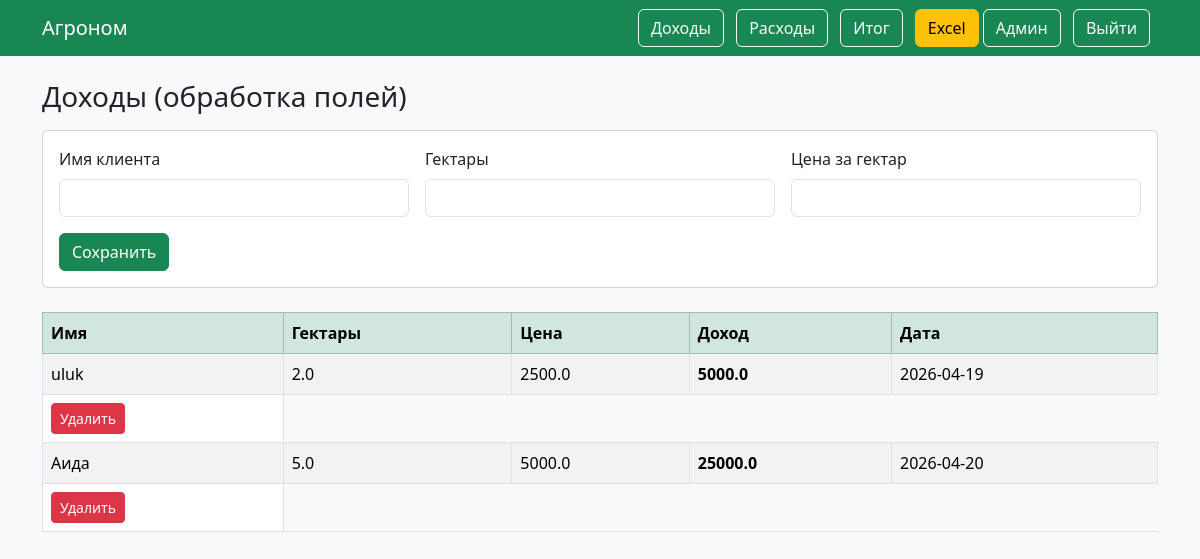
Screenshot of /income (signed in) with the database file from the repository.
### models.py (models this page shows)
class Income(db.Model):
    id = db.Column(db.Integer, primary_key=True)
    name = db.Column(db.String(100))
    hectares = db.Column(db.Float)
    price = db.Column(db.Float)
    income = db.Column(db.Float)
    date = db.Column(db.Date, default=date.today)
    user_id = db.Column(db.Integer, db.ForeignKey('user.id'))

### app.py (the view, shortened to what this page needs)
@app.route('/income', methods=['GET', 'POST'])
@login_required
def income():
    incomes = Income.query.filter_by(user_id=current_user.id).all()
    return render_template('incomes.html', incomes=incomes)

### app.py (called while the page is built)
@login_manager.user_loader
def load_user(user_id):
    return User.query.get(int(user_id))

### templates/incomes.html (shortened to what this page needs)
{% extends 'base.html' %}
{% block content %}
<h3 class="mb-3">Доходы (обработка полей)</h3>
<div class="card mb-4">
  <div class="card-body">
    <form method="post" class="row g-3">
      <div class="col-md-4">
        <label class="form-label">Имя клиента</label>
        <input type="text" name="name" class="form-control" required>
      </div>
      <div class="col-md-4">
        <label class="form-label">Гектары</label>
        <input type="number" step="0.01" name="hectares" class="form-control" required>
      </div>
      <div class="col-md-4">
        <label class="form-label">Цена за гектар</label>
        <input type="number" step="0.01" name="price" class="form-control" required>
      </div>
      <div class="col-12">
        <button class="btn btn-success">Сохранить</button>
      </div>
    </form>
  </div>
</div>
<table class="table table-bordered table-striped">
  <thead class="table-success">
    <tr>
      <th>Имя</th>
      <th>Гектары</th>
      <th>Цена</th>
      <th>Доход</th>
      <th>Дата</th>
    </tr>
  </thead>
  <tbody>
    {% for row in incomes %}
    <tr>
      <td>{{ row.name }}</td>
      <td>{{ row.hectares }}</td>
      <td>{{ row.price }}</td>
      <td><b>{{ row.income }}</b></td>
      <td>{{ row.date }}</td>
    </tr>
    <td>
      <form method="post" action="/income/delete/{{ row.id }}"
            onsubmit="return confirm('Удалить запись?')">
        <button class="btn btn-danger btn-sm">Удалить</button>
      </form>
    </td>
    {% else %}
    <tr>
      <td colspan="5" class="text-center">Данных пока нет</td>
    </tr>
    {% endfor %}
  </tbody>
</table>
{% endblock %}

### rows the page displays
Income: name "uluk", hectares "2.0", price "2500.0", income "5000.0", date "2026-04-19"
Income: name "Аида", hectares "5.0", price "5000.0", income "25000.0", date "2026-04-20"
